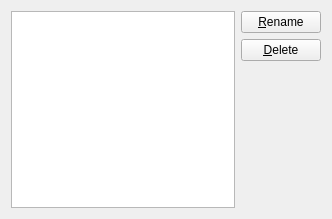
<?xml version="1.0" encoding="UTF-8"?>
<ui version="4.0">
 <class>SelectBookmark</class>
 <widget class="QWidget" name="KWSelectBookmark">
  <property name="geometry">
   <rect>
    <x>0</x>
    <y>0</y>
    <width>332</width>
    <height>219</height>
   </rect>
  </property>
  <layout class="QGridLayout" name="gridLayout">
   <item row="0" column="0" rowspan="3">
    <widget class="QListWidget" name="bookmarkList"/>
   </item>
   <item row="0" column="1">
    <widget class="QPushButton" name="buttonRename">
     <property name="text">
      <string>&amp;Rename</string>
     </property>
    </widget>
   </item>
   <item row="1" column="1">
    <widget class="QPushButton" name="buttonDelete">
     <property name="text">
      <string>&amp;Delete</string>
     </property>
    </widget>
   </item>
   <item row="2" column="1">
    <spacer name="spacer">
     <property name="orientation">
      <enum>Qt::Vertical</enum>
     </property>
     <property name="sizeHint" stdset="0">
      <size>
       <width>20</width>
       <height>152</height>
      </size>
     </property>
    </spacer>
   </item>
  </layout>
 </widget>
 <resources/>
 <connections/>
</ui>
